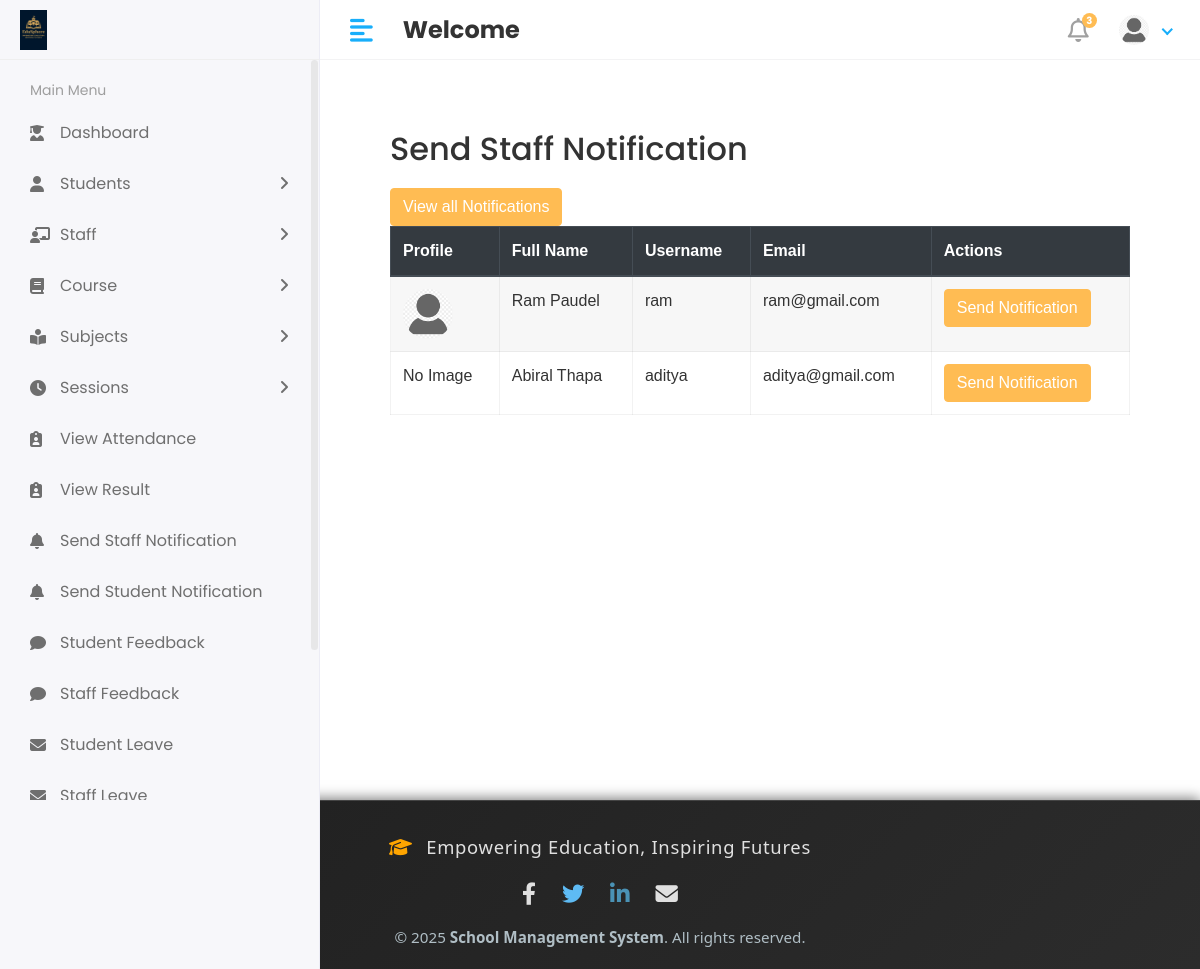
Screenshot of /Hod/Staff/send_notification (signed in) with the database file from the repository.
### app/models.py (models this page shows, shortened)
class staff(models.Model):
    admin = models.OneToOneField(CustomUser, on_delete=models.DO_NOTHING)
    address = models.TextField()
    gender = models.CharField(max_length=10)
    phone_number = models.TextField()
    created_at = models.DateField(auto_now_add=True)
    updated_at = models.DateField(auto_now=True)

class CustomUser(AbstractUser):
   USER= (
      (1,'hod'),
      (2,'staff'),
      (3,'student'),
    )
   user_type=models.CharField(choices=USER,max_length=50,default=1)
   profile_pic = models.ImageField(upload_to='media/profile_pics')

### school_management_system/Hod_Views.py (the view)
# urls.py: path('Hod/Staff/send_notification',Hod_Views.send_staff_notification,name='send_staff_notification'),
@login_required(login_url='/')
def send_staff_notification(request):
    staff_members = staff.objects.all()
    see_notification = staff_notification.objects.all().order_by('-id')[0:5]
    context = {
        'staff_members': staff_members,
        'see_notification': see_notification,
    }
    return render(request, 'Hod/send_staff_notification.html',context)

### templates/Hod/send_staff_notification.html (shortened to what this page needs)
{% extends 'base.html' %}
{%load static%}
{% block content%}
<div class="container" style="padding: 40px; font-family: Arial, sans-serif;">
    <h2 style="color: #333; margin-bottom: 20px;">Send Staff Notification</h2>
    <button type="button" class="btn btn-primary" data-toggle="modal" data-target="#exampleModal">
     View all Notifications
    </button>
    <div class="table-responsive">
        <table id="studentTable" class="table table-striped table-bordered" style="width: 100%; background: #fff;">
            <thead class="thead-dark">
                <tr>
                    <th>Profile</th>
                    <th>Full Name</th>
                    <th>Username</th>
                    <th>Email</th>
                    <th>Actions</th>
                </tr>
            </thead>
            <tbody>
                {% for i in staff_members %}
                <tr>
                    <td>
                        {% if i.admin.profile_pic %}
                            <img src="{{ i.admin.profile_pic.url }}" width="50" height="50" class="rounded-circle">
                        {% else %}
                            No Image
                        {% endif %}
                    </td>
                    <td>{{ i.admin.first_name }} {{ i.admin.last_name }}</td>
                    <td>{{ i.admin.username }}</td>
                    <td>{{ i.admin.email }}</td>
                    <td>
                       <button type="button" class="btn btn-primary" data-toggle="modal" data-target="#send_staff_notification-{{forloop.counter}}">
                       Send Notification
                        </button>
                    </td>
                </tr>
                {% endfor %}
            </tbody>
        </table>
    </div>
</div>
{%endblock%}

### static/assets/css/style.css (style rules this page uses)
html { height: 100%; }
body { background-color: #fff; color: #333; font-family: 'Poppins', sans-serif; font-size: 1rem; height: 100%; line-height: 1.5; overflow-x: hidden; }
h1, h2, h3, h4, h5, h6 { font-family: 'Poppins', sans-serif; margin-top: 0; }
input, input:focus, button, button:focus { outline: none; }
.table { color: #333; max-width: 100%; margin-bottom: 0; width: 100%; }
.table-striped > tbody > tr:nth-of-type(2n+1) { background-color: #f8f9fa; }
.table thead tr th { font-weight: 600; }
.table tbody tr { border-bottom: 1px solid rgba(0, 0, 0, 0.05); }
.table-striped thead tr { border-color: transparent; }
.table-striped tbody tr { border-color: transparent; }
.table-striped tbody tr:nth-of-type(even) { background-color: rgba(255, 255, 255, 0.3); }
.table-striped tbody tr:nth-of-type(odd) { background-color: rgba(235, 235, 235, 0.4); }
.table-bordered { border: 1px solid rgba(0, 0, 0, 0.05) !important; }
.table-bordered th, .table-bordered td { border-color: rgba(0, 0, 0, 0.05); }
.btn-primary { background-color: #FFBC53; border: 1px solid #FFBC53; }

### rows the page displays
staff: admin.profile_pic (placeholder picture), admin.first_name "Ram", admin.last_name "Paudel", admin.username "ram", admin.email "ram@gmail.com"
staff: shows "No Image", admin.first_name "Abiral", admin.last_name "Thapa", admin.username "aditya", admin.email "aditya@gmail.com"
